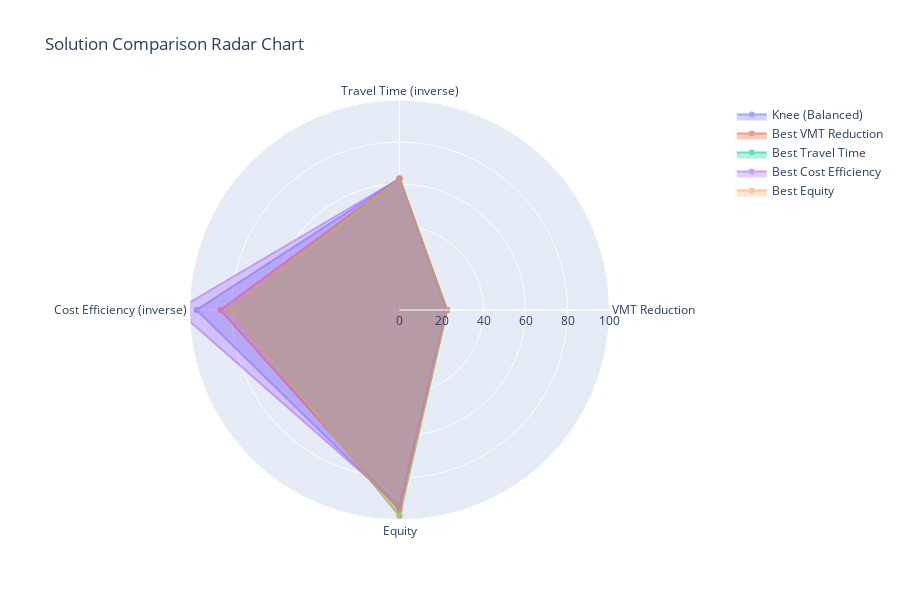

Here is the notebook cell this chart was saved with:
### Code cell
# Create solution comparison radar chart
def plot_solution_radar(objectives: np.ndarray, special_solutions: dict):
    """
    Radar chart comparing special solutions.
    """
    categories = ['VMT Reduction', 'Travel Time\n(inverse)', 'Cost Efficiency\n(inverse)', 'Equity']
    
    fig = go.Figure()
    
    colors = ['blue', 'green', 'orange', 'red', 'purple']
    
    for (name, idx), color in zip(special_solutions.items(), colors):
        obj = objectives[idx]
        # Normalize and invert where needed (all should be "higher is better" for radar)
        values = [
            (1 - obj[0]) * 100,  # VMT reduction (higher = better)
            100 - obj[1],         # Inverse travel time (higher = better)
            100 / (obj[2] + 1),   # Inverse cost (higher = better)
            (1 - obj[3]) * 100    # Equity (higher = better)
        ]
        values.append(values[0])  # Close the radar
        
        fig.add_trace(go.Scatterpolar(
            r=values,
            theta=categories + [categories[0]],
            fill='toself',
            name=name,
            opacity=0.6
        ))
    
    fig.update_layout(
        polar=dict(radialaxis=dict(visible=True, range=[0, 100])),
        showlegend=True,
        title='Solution Comparison Radar Chart',
        height=600
    )
    fig.show()

plot_solution_radar(pareto_objectives, special_solutions)

### Figure 1 — Plotly figure (JSON) as saved in the notebook; plotly's stock layout.template omitted (floating-point values rounded to 4 significant figures)
{"data": [{"fill": "toself", "name": "Knee (Balanced)", "opacity": 0.6, "r": [22.39, 62.58, 96.65, 94.55, 22.39], "theta": ["VMT Reduction", "Travel Time\n(inverse)", "Cost Efficiency\n(inverse)", "Equity", "VMT Reduction"], "type": "scatterpolar"}, {"fill": "toself", "name": "Best VMT Reduction", "opacity": 0.6, "r": [22.68, 62.62, 85.28, 95.25, 22.68], "theta": ["VMT Reduction", "Travel Time\n(inverse)", "Cost Efficiency\n(inverse)", "Equity", "VMT Reduction"], "type": "scatterpolar"}, {"fill": "toself", "name": "Best Travel Time", "opacity": 0.6, "r": [22.67, 62.62, 80.57, 98.03, 22.67], "theta": ["VMT Reduction", "Travel Time\n(inverse)", "Cost Efficiency\n(inverse)", "Equity", "VMT Reduction"], "type": "scatterpolar"}, {"fill": "toself", "name": "Best Cost Efficiency", "opacity": 0.6, "r": [22.21, 62.54, 106.0, 93.11, 22.21], "theta": ["VMT Reduction", "Travel Time\n(inverse)", "Cost Efficiency\n(inverse)", "Equity", "VMT Reduction"], "type": "scatterpolar"}, {"fill": "toself", "name": "Best Equity", "opacity": 0.6, "r": [22.67, 62.62, 80.57, 98.03, 22.67], "theta": ["VMT Reduction", "Travel Time\n(inverse)", "Cost Efficiency\n(inverse)", "Equity", "VMT Reduction"], "type": "scatterpolar"}], "layout": {"height": 600, "polar": {"radialaxis": {"range": [0, 100], "visible": true}}, "showlegend": true, "title": {"text": "Solution Comparison Radar Chart"}}}
